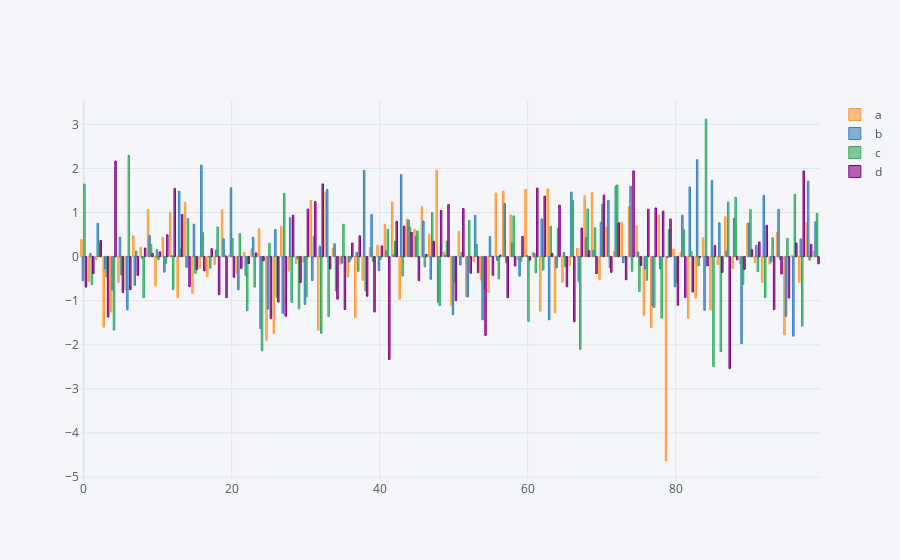

The code cell stored with this chart in its notebook:
### Code cell
configure_plotly_browser_state()
df.iplot(kind="bar", bins=20)
